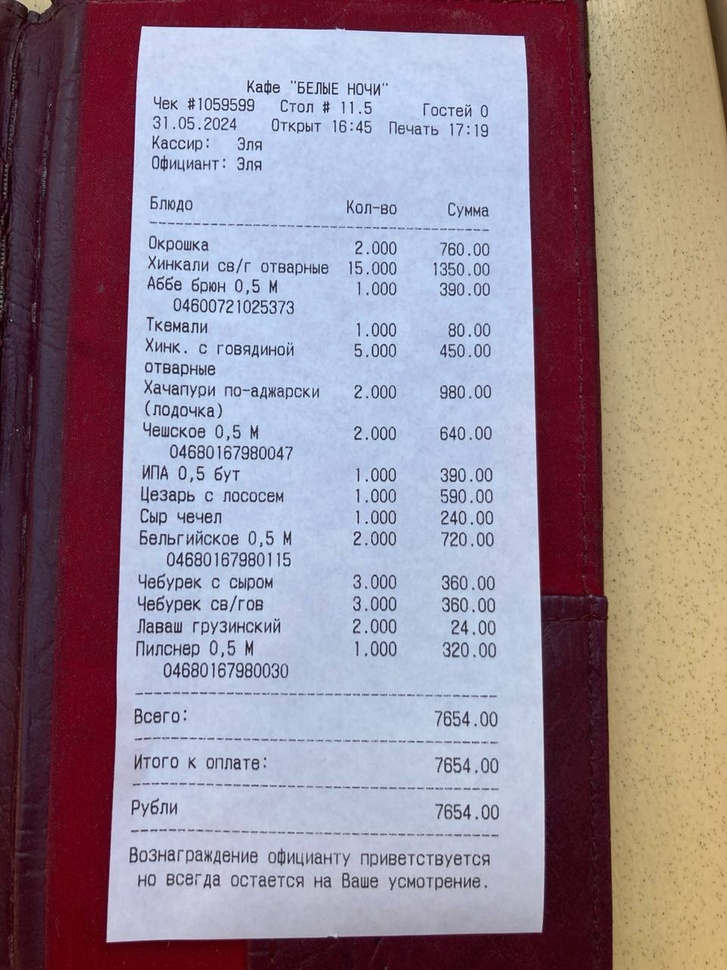
#> input picture backend/uploads/04dbaee3-a17c-4ec7-b174-ffd31da99f6d.jpg, 727 x 970 px, shrunk from 960 x 1280 before the run; its folder holds only this picture in this run
$ python -i image_enhancer.py   (imports and definitions only)
#> lines starting #> are read from the running program, lines starting #| are printed output that depends on the picture
# -----------------------------------------------------------------------
# image_enhancer.py
# Version: 1.1 (Added Grayscaling and Adaptive Thresholding for OCR)
# Author: Vell Void
# GitHub: https://github.com/VellVoid
# Twitter: https://twitter.com/VellVoid
#
# This Python script enhances images using the OpenCV and PIL libraries,
# optimized for better OCR results.
# -----------------------------------------------------------------------


import os
import cv2
import numpy as np
from PIL import Image, ImageEnhance
from tqdm import tqdm

# Function to preprocess image for better OCR results
# [61 lines left out: function preprocess_for_ocr, not called in this run]


# --- Keep the old enhance_image for reference or other uses? --- #
# You might want to remove or rename this if preprocess_for_ocr is the primary method now.
def enhance_image_original(image_path, output_path, sharpness=4, contrast=1.3, blur=3):
    """Original enhance function: sharpness, contrast, blur on RGB image."""
#> called with output_path = 'out.png', sharpness = 4, contrast = 1.3, blur = 3
    try:
        img = cv2.imread(image_path)
#> img is the input picture: shape (970, 727, 3); mean B, G, R 147.1, 135.2, 149.8
        if img is None: return False
        img = cv2.cvtColor(img, cv2.COLOR_BGR2RGB)
        pil_img = Image.fromarray(img)
        enhancer = ImageEnhance.Sharpness(pil_img)
        img_enhanced = enhancer.enhance(sharpness)
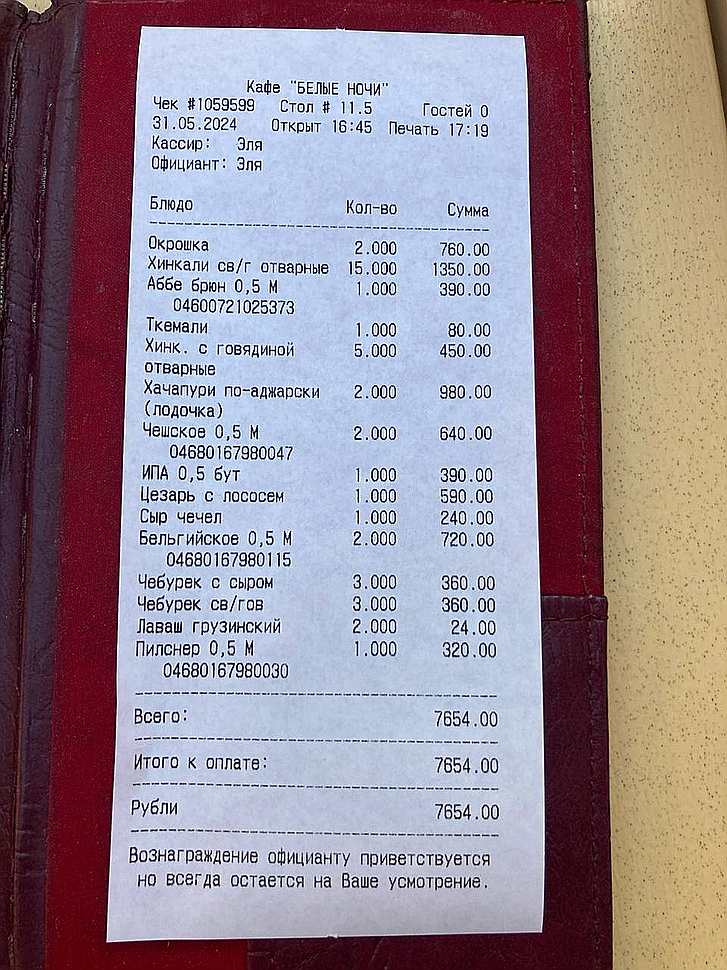
#> img_enhanced: PIL image 727x970 RGB; mean R, G, B 150.3, 135.6, 146
        enhancer = ImageEnhance.Contrast(img_enhanced)
        img_enhanced = enhancer.enhance(contrast)
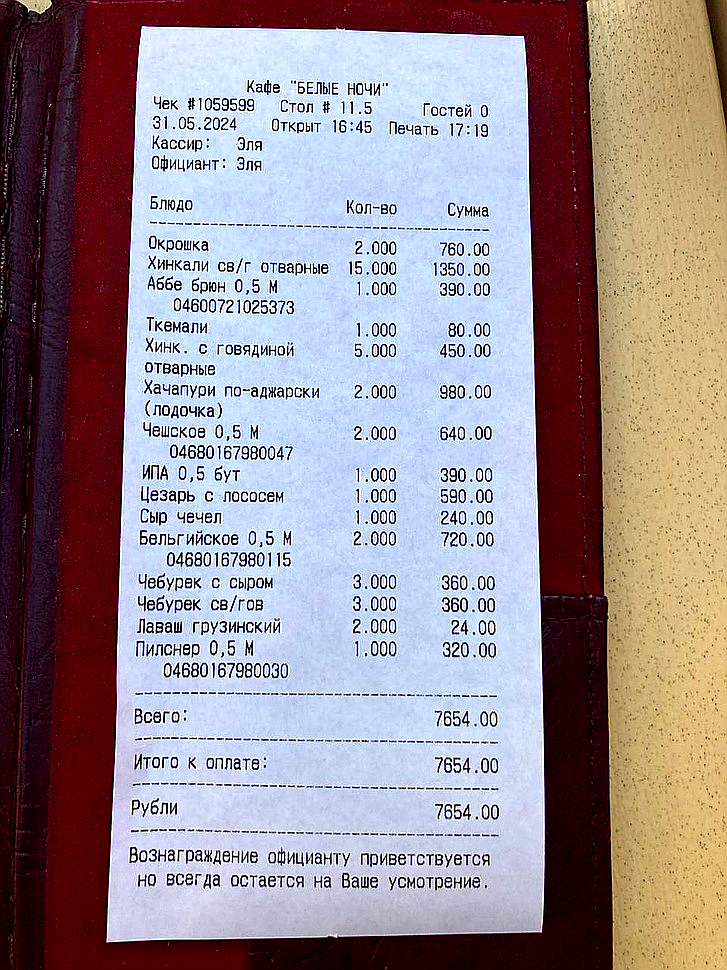
#> img_enhanced: PIL image 727x970 RGB; mean R, G, B 152.8, 139.7, 145.9
        img_enhanced = np.array(img_enhanced)
        img_enhanced = cv2.GaussianBlur(img_enhanced, (blur, blur), 0)
#> img_enhanced: shape (970, 727, 3)
        img_enhanced_pil = Image.fromarray(img_enhanced)
        img_enhanced_pil.save(output_path)
        return True
    except Exception as e:
        print(f"Error in enhance_image_original for {image_path}: {e}")
        return False
# ---------------------------------------------------------------- #

# [49 lines left out: function process_directory, not called in this run]

# Example usage:
# process_directory('path/to/your/images', 'ocr_processed', use_ocr_preprocessing=True, contrast=1.7)
# process_directory('path/to/your/images', 'enhanced_output', use_ocr_preprocessing=False, sharpness=4, contrast=1.3)

>>> result = enhance_image_original('uploads/04dbaee3-a17c-4ec7-b174-ffd31da99f6d.jpg', 'out.png')
